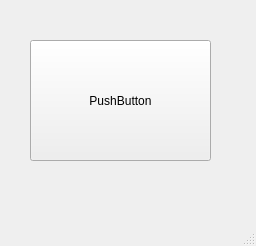
<?xml version="1.0" encoding="UTF-8"?>
<ui version="4.0">
 <class>MainWindow</class>
 <widget class="QMainWindow" name="MainWindow">
  <property name="geometry">
   <rect>
    <x>0</x>
    <y>0</y>
    <width>256</width>
    <height>246</height>
   </rect>
  </property>
  <property name="windowTitle">
   <string>MainWindow</string>
  </property>
  <widget class="QWidget" name="centralwidget">
   <widget class="QPushButton" name="m_pbtTest">
    <property name="geometry">
     <rect>
      <x>30</x>
      <y>40</y>
      <width>181</width>
      <height>121</height>
     </rect>
    </property>
    <property name="text">
     <string>PushButton</string>
    </property>
   </widget>
  </widget>
  <widget class="QMenuBar" name="menubar">
   <property name="geometry">
    <rect>
     <x>0</x>
     <y>0</y>
     <width>256</width>
     <height>22</height>
    </rect>
   </property>
  </widget>
  <widget class="QStatusBar" name="statusbar"/>
 </widget>
 <resources/>
 <connections/>
</ui>
